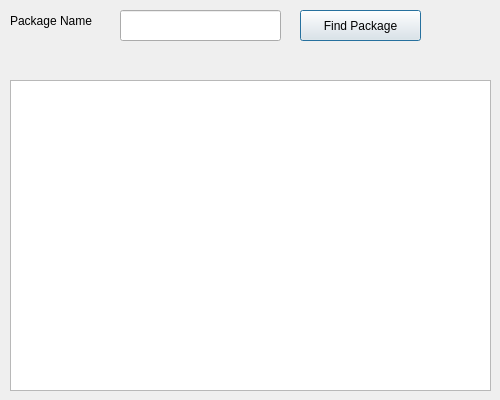
<?xml version="1.0" encoding="UTF-8"?>
<ui version="4.0">
 <class>FindPackage</class>
 <widget class="QDialog" name="FindPackage">
  <property name="geometry">
   <rect>
    <x>0</x>
    <y>0</y>
    <width>500</width>
    <height>400</height>
   </rect>
  </property>
  <property name="maximumSize">
   <size>
    <width>500</width>
    <height>400</height>
   </size>
  </property>
  <property name="windowTitle">
   <string>Find Package</string>
  </property>
  <widget class="QLabel" name="label">
   <property name="geometry">
    <rect>
     <x>10</x>
     <y>10</y>
     <width>101</width>
     <height>21</height>
    </rect>
   </property>
   <property name="text">
    <string>Package Name</string>
   </property>
  </widget>
  <widget class="QLineEdit" name="txtPackageName">
   <property name="geometry">
    <rect>
     <x>120</x>
     <y>10</y>
     <width>161</width>
     <height>31</height>
    </rect>
   </property>
  </widget>
  <widget class="QPushButton" name="btnFindPackage">
   <property name="geometry">
    <rect>
     <x>300</x>
     <y>10</y>
     <width>121</width>
     <height>31</height>
    </rect>
   </property>
   <property name="text">
    <string>Find Package</string>
   </property>
  </widget>
  <widget class="QTableView" name="tableView">
   <property name="geometry">
    <rect>
     <x>10</x>
     <y>80</y>
     <width>481</width>
     <height>311</height>
    </rect>
   </property>
  </widget>
 </widget>
 <resources/>
 <connections/>
</ui>
